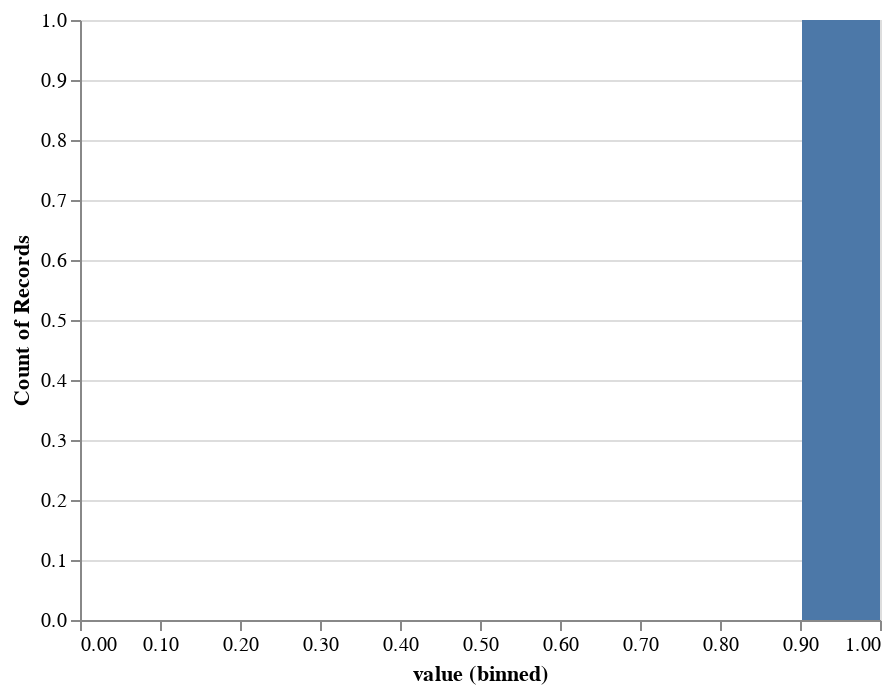

This figure's notebook cell:
### Code cell
alt.Chart(source).mark_bar().encode(
    alt.X("value:Q", bin=alt.Bin(extent=[0, 1], step=0.1)),
    y='count()',
)

### Figure 1 — Vega-Lite specification as saved in the notebook (floating-point values rounded to 4 significant figures)
{"config": {"view": {"continuousWidth": 400, "continuousHeight": 300}}, "data": {"name": "data-6ce721b4b120fd43acaede3fdb502a18"}, "mark": "bar", "encoding": {"x": {"type": "quantitative", "bin": {"extent": [0, 1], "step": 0.1}, "field": "value"}, "y": {"type": "quantitative", "aggregate": "count"}}, "$schema": "https://vega.github.io/schema/vega-lite/v4.8.1.json", "datasets": {"data-6ce721b4b120fd43acaede3fdb502a18": [{"value": 9}, {"value": 17}, {"value": 13}, {"value": 21}, {"value": 9}, {"value": 11}, {"value": 11}, {"value": 11}, {"value": 5}, {"value": 3}, {"value": 6}, {"value": 8}, {"value": 1}, {"value": 2}, {"value": 20}]}}
